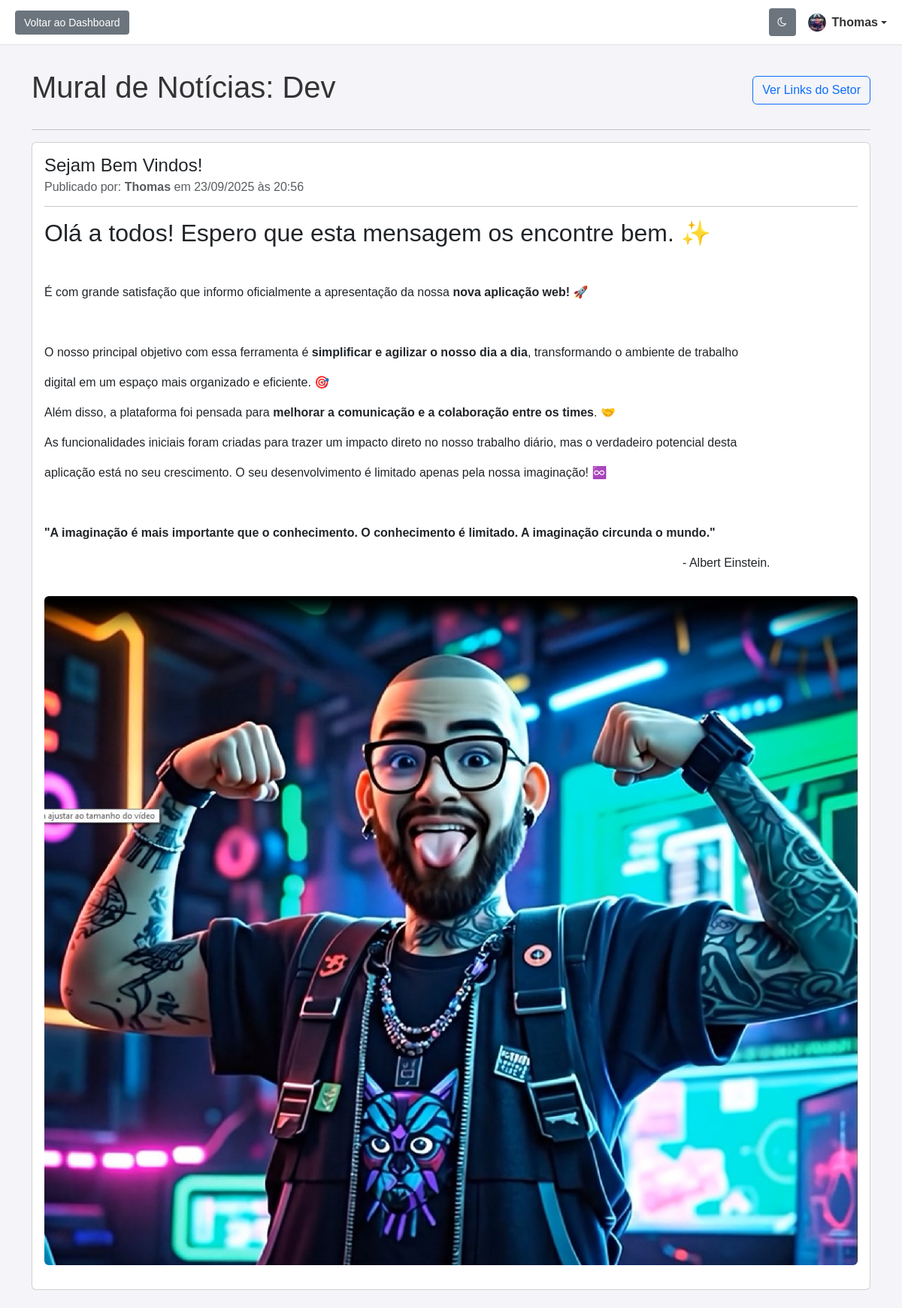
The page /setor/Dev/home (signed in) on the database its author committed.
### app.py (models this page shows, shortened)
class User(db.Model, UserMixin):
    id = db.Column(db.Integer, primary_key=True)
    email = db.Column(db.String(120), unique=True, nullable=False)
    password_hash = db.Column(db.String(60), nullable=False)
    is_admin = db.Column(db.Boolean, nullable=False, default=False)
    name = db.Column(db.String(120), nullable=True)
    bio = db.Column(db.Text, nullable=True)
    profile_image_filename = db.Column(db.String(100), nullable=True)
    sectors = db.relationship('Sector', secondary=user_sectors_association, lazy='subquery',
                              back_populates='users')
    posts = db.relationship('Post', back_populates='author', lazy=True)
    read_posts = db.relationship('Post', secondary=user_read_posts, lazy='subquery',
                                backref=db.backref('read_by_users', lazy=True))

class Sector(db.Model):
    id = db.Column(db.Integer, primary_key=True)
    name = db.Column(db.String(100), unique=True, nullable=False)
    order_index = db.Column(db.Integer, nullable=False, default=0) # <-- Adicionar
    subcategories = db.relationship('Subcategory', back_populates='sector', lazy=True, cascade="all, delete-orphan")
    users = db.relationship('User', secondary=user_sectors_association, lazy='subquery',
                            back_populates='sectors')
    posts = db.relationship('Post', secondary=post_sectors_association, lazy='dynamic',
                            back_populates='sectors')

class Post(db.Model):
    id = db.Column(db.Integer, primary_key=True)
    title = db.Column(db.String(200), nullable=False)
    content = db.Column(db.Text, nullable=False)
    image_filename = db.Column(db.String(100), nullable=True)
    is_pinned = db.Column(db.Boolean, nullable=False, default=False)
    timestamp = db.Column(db.DateTime, nullable=False, default=datetime.utcnow)
    order_index = db.Column(db.Integer, nullable=False, default=0)
    sectors = db.relationship('Sector', secondary=post_sectors_association, lazy='subquery',
                              back_populates='posts')
    author_id = db.Column(db.Integer, db.ForeignKey('user.id'), nullable=False)
    author = db.relationship('User', back_populates='posts')

### app.py (the view)
@app.route('/setor/<string:sector_name>/home')
@login_required
def view_sector_home(sector_name):
    sector = Sector.query.filter_by(name=sector_name).first_or_404()
    posts = sector.posts.order_by(Post.is_pinned.desc(), Post.timestamp.desc()).all()
    for post in posts:
        if post not in current_user.read_posts:
            current_user.read_posts.append(post)
    db.session.commit()
    return render_template('sector_home.html', current_sector=sector, posts=posts)

### app.py (called while the page is built)
@login_manager.user_loader
def load_user(user_id):
    return db.session.get(User, int(user_id))

### templates/sector_home.html (shortened to what this page needs)
<!DOCTYPE html>
<html lang="pt-br">
<head>
    <link href="https://cdn.jsdelivr.net/npm/bootstrap@5.3.2/dist/css/bootstrap.min.css" rel="stylesheet">
    <link rel="stylesheet" href="https://cdnjs.cloudflare.com/ajax/libs/font-awesome/4.7.0/css/font-awesome.min.css">
</head>
<body>
    <header class="header">
        <div>
             <a href="{{ url_for('dashboard') }}" class="admin-button">Voltar ao Dashboard</a>
        </div>
        <div class="d-flex align-items-center gap-3">
             <a href="#" id="darkModeToggleUser" class="admin-button" title="Alternar Modo Escuro"><i class="fa fa-moon-o"></i></a>
            <div class="dropdown">
                <a href="#" class="d-flex align-items-center dropdown-toggle text-decoration-none" id="userMenuButton" data-bs-toggle="dropdown" aria-expanded="false" style="color: var(--text-color);">
                    {% if current_user.profile_image_filename %}
                        <img src="{{ url_for('static', filename='uploads/' + current_user.profile_image_filename) }}"
                             class="rounded-circle" style="width: 24px; height: 24px; object-fit: cover; margin-right: 8px;">
                    {% endif %}
                    <strong>{{ current_user.name or current_user.email }}</strong>
                </a>
            </div>
        </div>
    </header>
    <div class="container mt-4">
        <div class="d-flex justify-content-between align-items-center mb-4">
            <h1>Mural de Notícias: {{ current_sector.name }}</h1>
            <div>
                <a href="{{ url_for('view_sector_dashboard', sector_name=current_sector.name) }}" class="btn btn-outline-primary">Ver Links do Setor</a>
            </div>
        </div>
        <hr>
        {% if posts %}
            {% for post in posts %}
                <div class="card mb-4">
                    <div class="card-body">
                        <h4 class="card-title">{{ post.title }}</h4>
                        <h6 class="card-subtitle mb-2 text-muted">
                            Publicado por: <strong>{{ post.author.name or post.author.email }}</strong> em {{ post.timestamp.strftime('%d/%m/%Y às %H:%M') }}
                        </h6>
                        <hr>
                        <div class="card-text">
                            {{ post.content | safe }}
                        </div>
                        {% if post.image_filename %}
                            <img src="{{ url_for('static', filename='uploads/' + post.image_filename) }}" class="img-fluid rounded my-3" alt="Imagem da notícia">
                        {% endif %}
                    </div>
                </div>
            {% endfor %}
        {% else %}
            <div class="alert alert-info">
                Ainda não há nenhuma notícia ou comunicado para este setor.
            </div>
        {% endif %}
    </div>
</body>
</html>

### templates/sector_home.html (style rules this page uses)
:root { --bg-color: #f4f4f9; --header-bg: #ffffff; --card-bg: #ffffff; --text-color: #333; --border-color: #dee2e6; }
body { background-color: var(--bg-color); color: var(--text-color); font-family: sans-serif; transition: background-color 0.2s, color 0.2s; }
.header { background-color: var(--header-bg); padding: 0 20px; border-bottom: 1px solid var(--border-color); display: flex; justify-content: space-between; align-items: center; height: 60px; margin-bottom: 2rem; }
.admin-button { background-color: #6c757d; color: white !important; padding: 8px 12px; border: none; border-radius: 4px; cursor: pointer; text-decoration: none; font-size: 14px; }

### rows shown on the page
User: profile_image_filename (picture), name "Thomas"
Sector: name "Dev"
Post: title "Sejam Bem Vindos!", author "Thomas", timestamp "23/09/2025 às 20:56", content "Olá a todos! Espero que esta mensagem os encontre bem. ✨ É com grande satisfação que informo oficialmente a apresentação da nossa nova aplicação web! 🚀 O nosso principal objetivo com essa ferramenta é simplificar e agilizar o nosso dia a dia , transformando o ambiente de trabalho digital em um espaço mais organizado e eficiente. 🎯 Além disso, a plataforma foi pensada para melhorar a comunicação e a colaboração entre os times . 🤝 As funcionalidades iniciais foram criadas para trazer um impacto direto no nosso trabalho diário, mas o verdadeiro potencial desta aplicação está no seu crescimento. O seu desenvolvimento é limitado apenas pela nossa imaginação! ♾️ \"A imaginação é mais importante…", image_filename (picture)
